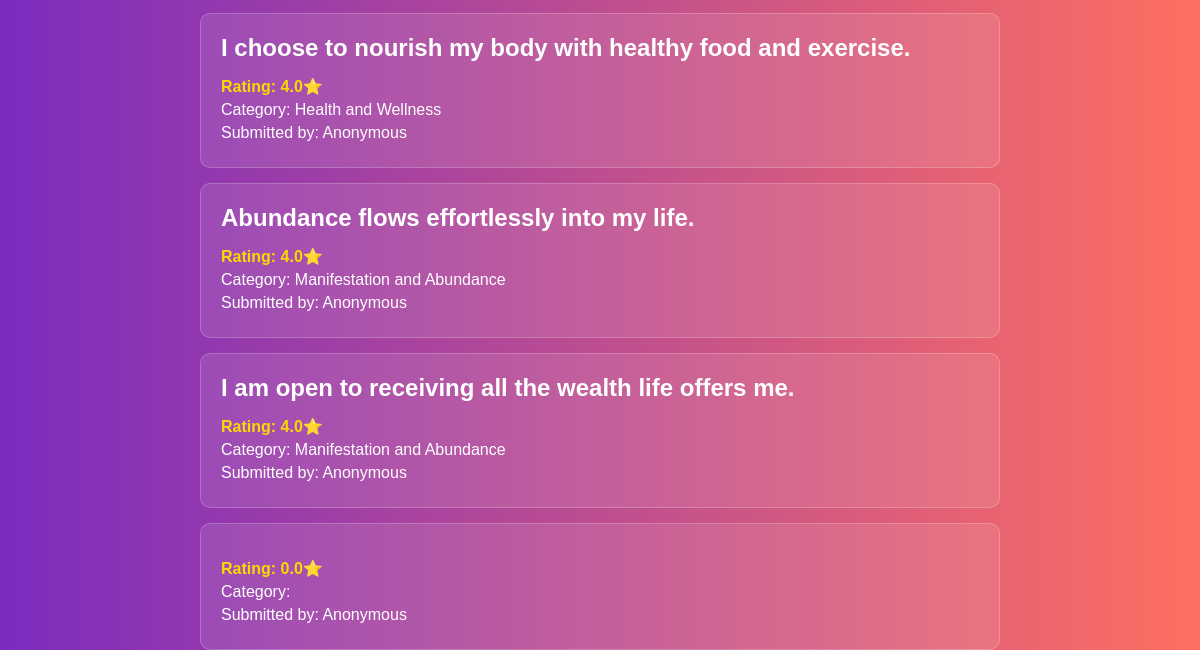
The app's page /search/ (lower part), older data.
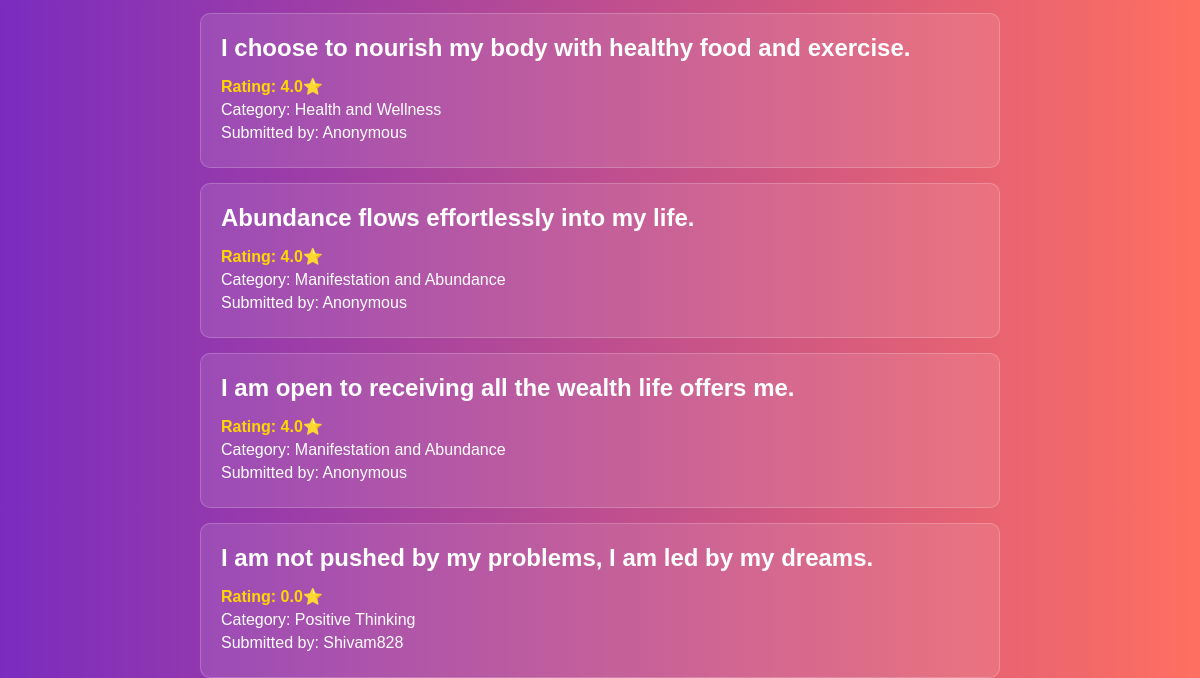
The same page, newer data.
### affirmations_app/models.py (models this page shows, shortened)
class Affirmation(models.Model):
    affirmation = models.TextField()
    category = models.CharField(max_length=100)
    rating = models.FloatField(default=0)
    user = models.ForeignKey(User, on_delete=models.CASCADE, null=True, blank=True)

### affirmations_app/views.py (the view)
# urls.py: path('search/', views.search_affirmations, name='search'),
def search_affirmations(request):
    query = request.GET.get('query', '')
    category = request.GET.get('category', '')
    affirmations = Affirmation.objects.all()
    if query:
        affirmations = affirmations.filter(affirmation__icontains=query)
    if category:
        affirmations = affirmations.filter(category=category)
    affirmations = affirmations.order_by('-rating')
    context = {
        'affirmations': affirmations,
    }
    return render(request, 'search.html', context)

### affirmations_app/templates/search.html (shortened to what this page needs)
<!DOCTYPE html>
<html lang="en">
<head>
</head>
<body>
    <div class="results-container">
        {% if affirmations %}
            {% for affirmation in affirmations %}
                <div class="affirmation-box">
                    <h3>{{ affirmation.affirmation }}</h3>
                    <p class="rating">Rating: {{ affirmation.rating }}⭐</p>
                    <p>Category: {{ affirmation.category }}</p>
                    <p>Submitted by: {% if affirmation.user %}{{ affirmation.user.username }}{% else %}Anonymous{% endif %}</p>
                </div>
            {% endfor %}
        {% else %}
            <div class="affirmation-box">
                <p>No results found.</p>
            </div>
        {% endif %}
    </div>
</body>
</html>

Row changes from the older to the newer data that the page shows:
removed Affirmation: rating "0.0", shows "Anonymous"
added Affirmation: affirmation "I am not pushed by my problems, I am led by my dreams.", rating "0.0", category "Positive Thinking", user.username "Shivam828"
